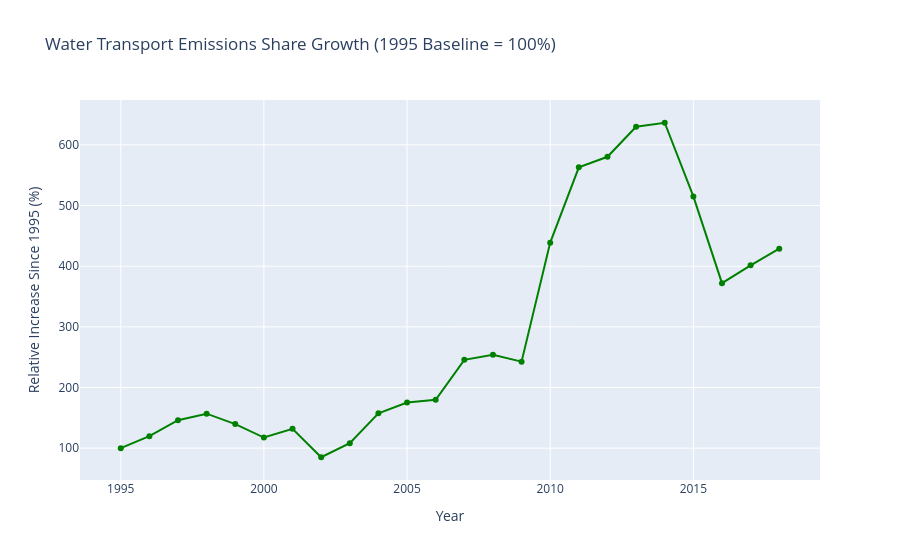

The code cell stored with this chart in its notebook:
### Code cell
import plotly.graph_objects as go

fig = go.Figure()

fig.add_trace(go.Scatter(
    x=proportion_df['Year'],
    y=proportion_df['RelativeGrowth'],
    mode='lines+markers',
    name='Relative Growth',
    line=dict(color='green'),
    marker=dict(size=6),
    hovertemplate='Year: %{x}<br>Relative Growth: %{y:.2f}%',
))

fig.update_layout(
    title='Water Transport Emissions Share Growth (1995 Baseline = 100%)',
    xaxis_title='Year',
    yaxis_title='Relative Increase Since 1995 (%)',
    legend=dict(x=0.5, xanchor='center', orientation='h'),
    hovermode='x unified'
)

fig.show()

### Figure 1 — Plotly figure (JSON) as saved in the notebook; plotly's stock layout.template omitted (floating-point values rounded to 4 significant figures)
{"data": [{"hovertemplate": "Year: %{x}<br>Relative Growth: %{y:.2f}%", "line": {"color": "green"}, "marker": {"size": 6}, "mode": "lines+markers", "name": "Relative Growth", "type": "scatter", "x": [1995, 1996, 1997, 1998, 1999, 2000, 2001, 2002, 2003, 2004, 2005, 2006, 2007, 2008, 2009, 2010, 2011, 2012, 2013, 2014, 2015, 2016, 2017, 2018], "y": [100.0, 119.8, 146.1, 156.9, 139.7, 117.5, 131.9, 85.03, 108.1, 157.5, 175.2, 179.7, 245.6, 254.0, 242.6, 438.9, 562.9, 580.4, 629.8, 636.5, 515.1, 372.0, 401.5, 428.8]}], "layout": {"hovermode": "x unified", "legend": {"orientation": "h", "x": 0.5, "xanchor": "center"}, "title": {"text": "Water Transport Emissions Share Growth (1995 Baseline = 100%)"}, "xaxis": {"title": {"text": "Year"}}, "yaxis": {"title": {"text": "Relative Increase Since 1995 (%)"}}}}
